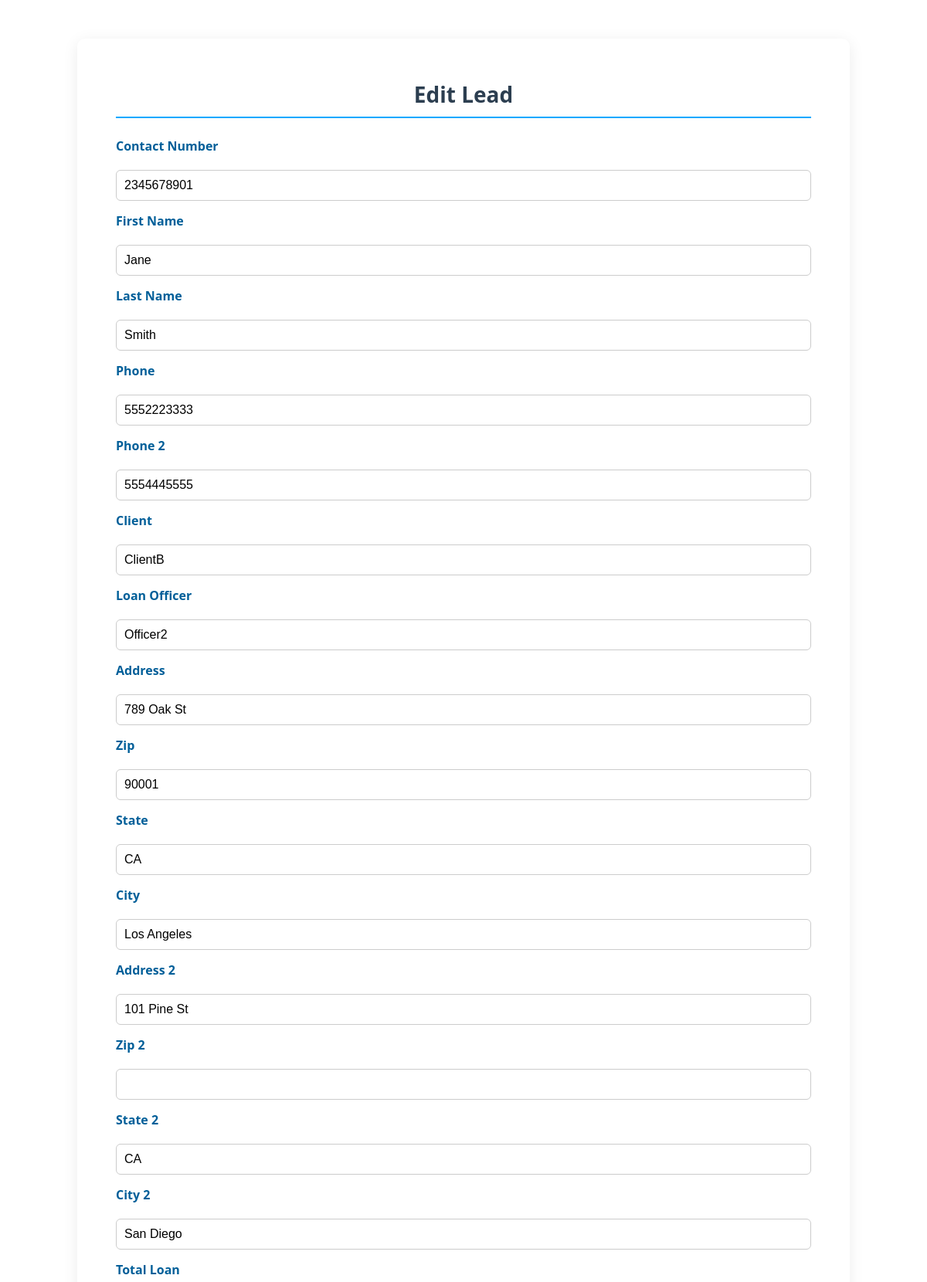
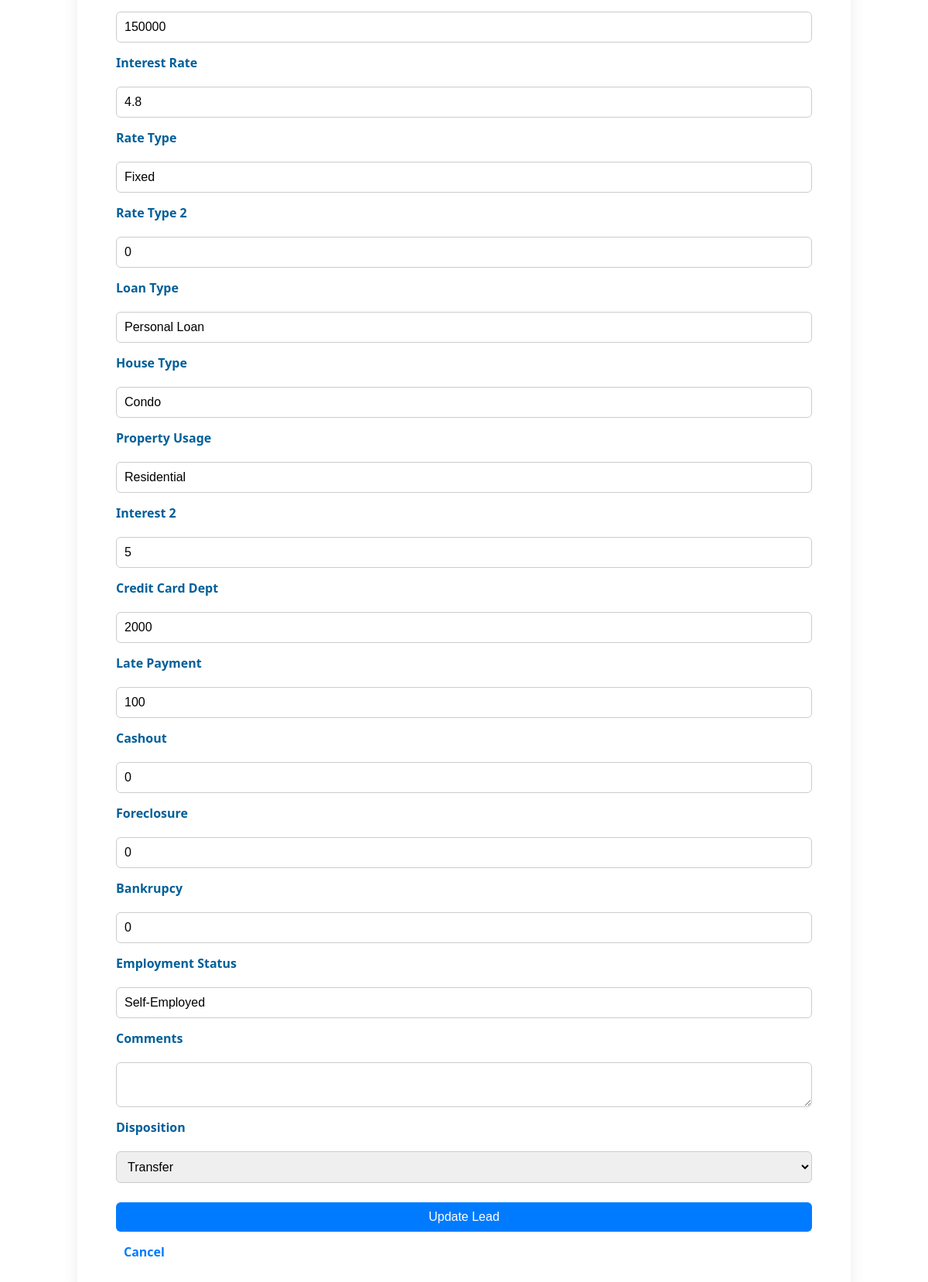
The app's page /public/edit_lead?id=21 (signed in) with its own data (2 pictures, top to bottom).
### tables this page shows
CREATE TABLE `lead_data` (
  `id` int(11) NOT NULL,
  `contact_number` varchar(50) NOT NULL,
  `first_name` varchar(255) DEFAULT NULL,
  `last_name` varchar(255) DEFAULT NULL,
  `phone` varchar(255) DEFAULT NULL,
  `phone2` varchar(255) NOT NULL,
  `client` varchar(255) DEFAULT NULL,
  `loan_officer` varchar(255) DEFAULT NULL,
  `Address` varchar(255) DEFAULT NULL,
  `Zip` varchar(255) NOT NULL,
  `State` varchar(255) DEFAULT NULL,
  `City` varchar(255) DEFAULT NULL,
  `Address2` varchar(255) DEFAULT NULL,
  `Zip2` varchar(255) NOT NULL,
  `State2` varchar(255) DEFAULT NULL,
  `City2` varchar(255) DEFAULT NULL,
  `total_loan` varchar(255) DEFAULT NULL,
  `interest_rate` varchar(255) DEFAULT NULL,
  `rate_type` varchar(255) DEFAULT NULL,
  `loan_type` varchar(255) DEFAULT NULL,
  `house_type` varchar(255) DEFAULT NULL,
  `property_usage` varchar(255) DEFAULT NULL,
  `interest2` varchar(255) NOT NULL,
  `rate_type2` varchar(255) NOT NULL,
  `credit_card_dept` varchar(255) NOT NULL,
  `late_payment` varchar(255) NOT NULL,
  `cashout` varchar(255) NOT NULL,
  `foreclosure` varchar(255) NOT NULL,
  `Bankrupcy` varchar(255) NOT NULL,
  `employement_status` varchar(255) DEFAULT NULL,
  `comments` text DEFAULT NULL,
  `submitted_by` int(11) DEFAULT NULL,
  `sale_date` timestamp NULL DEFAULT current_timestamp(),
  `created_at` timestamp NOT NULL DEFAULT current_timestamp(),
  `created_date` date GENERATED ALWAYS AS (cast(`created_at` as date)) STORED
);

### public/edit_lead.php (the view, shortened to what this page needs)
<?php
require_once __DIR__ . '/../includes/db.php';
$id = (int)$_GET['id'];
$stmt = $mysqli->prepare("SELECT * FROM lead_data WHERE id = ?");
$stmt->bind_param("i", $id);
$stmt->execute();
$result = $stmt->get_result();
$lead = $result->fetch_assoc();
$disp_stmt = $mysqli->prepare("SELECT id, disposition FROM lead_disposition WHERE lead_id = ? ORDER BY id DESC LIMIT 1");
$disp_stmt->bind_param("i", $id);
$disp_stmt->execute();
$disp_result = $disp_stmt->get_result();
$disp_row = $disp_result->fetch_assoc();
$lead_disposition = $disp_row['disposition'] ?? 'transfer';
?>
<div class="container1">
    <h2>Edit Lead</h2>
    <form method="POST">
        <label>Contact Number</label>
        <input type="text" name="contact_number" value="<?= htmlspecialchars($lead['contact_number']) ?>" required>
        <label>First Name</label>
        <input type="text" name="first_name" value="<?= htmlspecialchars($lead['first_name']) ?>" required>
        <label>Last Name</label>
        <input type="text" name="last_name" value="<?= htmlspecialchars($lead['last_name']) ?>" required>
        <label>Phone</label>
        <input type="text" name="phone" value="<?= htmlspecialchars($lead['phone']) ?>">
        <label>Phone 2</label>
        <input type="text" name="phone2" value="<?= htmlspecialchars($lead['phone2']) ?>">
        <label>Client</label>
        <input type="text" name="client" value="<?= htmlspecialchars($lead['client']) ?>">
        <label>Loan Officer</label>
        <input type="text" name="loan_officer" value="<?= htmlspecialchars($lead['loan_officer']) ?>">
        <label>Address</label>
        <input type="text" name="Address" value="<?= htmlspecialchars($lead['Address']) ?>">
        <label>Zip</label>
        <input type="text" name="Zip" value="<?= htmlspecialchars($lead['Zip']) ?>">
        <label>State</label>
        <input type="text" name="State" value="<?= htmlspecialchars($lead['State']) ?>">
        <label>City</label>
        <input type="text" name="City" value="<?= htmlspecialchars($lead['City']) ?>">
        <label>Address 2</label>
        <input type="text" name="Address2" value="<?= htmlspecialchars($lead['Address2']) ?>">
        <label>Zip 2</label>
        <input type="text" name="zip2" value="<?= htmlspecialchars($lead['zip2']) ?>">
        <label>State 2</label>
        <input type="text" name="State2" value="<?= htmlspecialchars($lead['State2']) ?>">
        <label>City 2</label>
        <input type="text" name="City2" value="<?= htmlspecialchars($lead['City2']) ?>">
        <label>Total Loan</label>
        <input type="text" name="total_loan" value="<?= htmlspecialchars($lead['total_loan']) ?>">
        <label>Interest Rate</label>
        <input type="text" name="interest_rate" value="<?= htmlspecialchars($lead['interest_rate']) ?>">
        <label>Rate Type</label>
        <input type="text" name="rate_type" value="<?= htmlspecialchars($lead['rate_type']) ?>">
        <label>Rate Type 2</label>
        <input type="text" name="rate_type2" value="<?= htmlspecialchars($lead['rate_type2']) ?>">
        <label>Loan Type</label>
        <input type="text" name="loan_type" value="<?= htmlspecialchars($lead['loan_type']) ?>">
        <label>House Type</label>
        <input type="text" name="house_type" value="<?= htmlspecialchars($lead['house_type']) ?>">
        <label>Property Usage</label>
        <input type="text" name="property_usage" value="<?= htmlspecialchars($lead['property_usage']) ?>">
        <label>Interest 2</label>
        <input type="text" name="interest2" value="<?= htmlspecialchars($lead['interest2']) ?>">
        <label>Credit Card Dept</label>
        <input type="text" name="credit_card_dept" value="<?= htmlspecialchars($lead['credit_card_dept']) ?>">
        <label>Late Payment</label>
        <input type="text" name="late_payment" value="<?= htmlspecialchars($lead['late_payment']) ?>">
        <label>Cashout</label>
        <input type="text" name="cashout" value="<?= htmlspecialchars($lead['cashout']) ?>">
        <label>Foreclosure</label>
        <input type="text" name="foreclosure" value="<?= htmlspecialchars($lead['foreclosure']) ?>">
        <label>Bankrupcy</label>
        <input type="text" name="Bankrupcy" value="<?= htmlspecialchars($lead['Bankrupcy']) ?>">
        <label>Employment Status</label>
        <input type="text" name="employement_status" value="<?= htmlspecialchars($lead['employement_status']) ?>">
        <label>Comments</label>
        <textarea name="comments"><?= htmlspecialchars($lead['comments']) ?></textarea>
        <label>Disposition</label>
        <select name="disposition">
            <?php
            $options = ['transfer', 'live transfer', 'DNC', 'decline', 'rejected'];
            foreach ($options as $opt) {
                $selected = ($lead_disposition === $opt) ? 'selected' : '';
                echo "<option value='{$opt}' {$selected}>".ucfirst($opt)."</option>";
            }
            ?>
        </select>
        <button type="submit">Update Lead</button>
        <a href="lead_data" class="btn1-secondary">Cancel</a>
    </form>
</div>

### public/edit_lead.php (style rules this page uses)
.container1 { max-width: 900px; margin: 50px auto; background: #ffffff; border-radius: 10px; padding: 30px 50px; box-shadow: 0px 4px 20px rgba(0, 0, 0, 0.08); font-family: 'Segoe UI', Tahoma, Geneva, Verdana, sans-serif; }
.container1 h2 { text-align: center; color: #2c3e50; font-size: 28px; font-weight: 600; margin-bottom: 25px; border-bottom: 2px solid #00a8ff; padding-bottom: 10px; }
.container1 form { display: flex; flex-direction: column; gap: 15px; }
.container1 label { font-weight: 600; color: #005f99; margin-bottom: 5px; }
.container1 input[type="text"], .container1 input[type="number"], .container1 input[type="datetime-local"], .container1 select, .container1 textarea { padding: 10px; border-radius: 6px; border: 1px solid #ccc; width: 100%; font-size: 16px; box-sizing: border-box; transition: border 0.3s ease; }
.btn1, button[type="submit"] { display: inline-block; text-decoration: none; background: #007bff; color: #fff; padding: 10px 25px; border-radius: 6px; font-size: 16px; transition: all 0.3s ease; cursor: pointer; border: none; text-align: center; margin-top: 10px; }
.btn1-secondary { display: inline-block; margin-left: 10px; color: #007bff; text-decoration: none; font-weight: 600; }

### records on screen
lead_data: contact_number "2345678901", first_name "Jane", last_name "Smith", phone "5552223333", phone2 "5554445555", client "ClientB", loan_officer "Officer2", Address "789 Oak St", Zip "90001", State "CA", City "Los Angeles", Address2 "101 Pine St", State2 "CA", City2 "San Diego", total_loan "150000", interest_rate "4.8", rate_type "Fixed", rate_type2 "0", loan_type "Personal Loan", house_type "Condo", property_usage "Residential", interest2 "5", credit_card_dept "2000", late_payment "100", cashout "0", foreclosure "0", Bankrupcy "0", employement_status "Self-Employed"

### other values on screen
form field disposition "Transfer"
